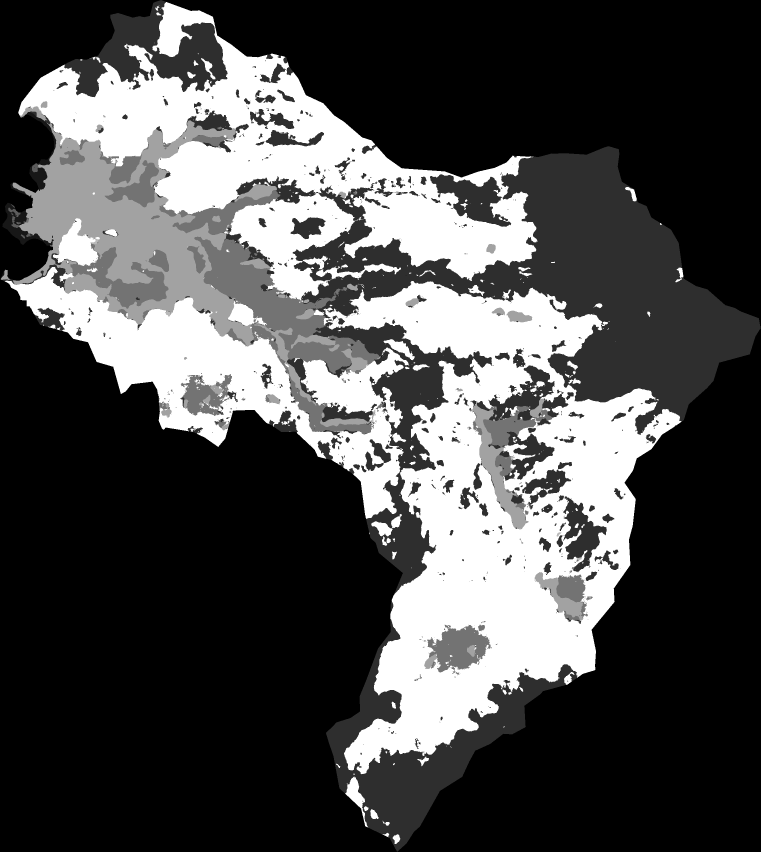
#> input picture data/2017.png, 2282 x 2556 px (shown at 1/3 size); its folder holds only this picture in this run
$ python build_optics.py --mask ../../data/2017.png
#> lines starting #> are read from the running program, lines starting #| are printed output that depends on the picture; after the words box and inside, x2 and y2 are one past the last pixel; in counts of white or black regions, pixels touching at a corner belong together
"""Rebuild two co-registered Rontu natural-colour views using anonymous HTTPS.

Dependencies: NumPy, requests, rasterio, Pillow. The HTTP code reads whole small
SCL masks and downloads only native TIFF tiles needed for the RGB area.
GDAL opens local files only. STAC scene item identifiers are retained in output.
"""

from concurrent.futures import ThreadPoolExecutor
from pathlib import Path
import argparse
import hashlib
import json
import struct
import math
import time
from urllib.parse import urlparse

import requests
import numpy as np
import rasterio
from rasterio.windows import Window
from PIL import Image

HERE = Path(__file__).resolve().parent
CACHE = HERE / "cache"
OUT = HERE / "data"
WEST, SOUTH, EAST, NORTH = 688190, 9045770, 711010, 9071330
WIDTH, HEIGHT = (EAST - WEST) // 10, (NORTH - SOUTH) // 10
XS = WEST + 5 + np.arange(WIDTH) * 10
YS = NORTH - 5 - np.arange(HEIGHT) * 10
VALID_CLEAR = [4, 5, 6]
SCL_BAD = [3, 8, 9, 10]
HOSTS = {
    "sentinel-cogs.s3.us-west-2.amazonaws.com",
    "e84-earth-search-sentinel-data.s3.us-west-2.amazonaws.com",
}


# [141 lines left out: functions get, ranged, tags, local_tci, get_window, assemble and 1 more, not called in this run]


# These dates have 0.14% and 3.11% cloud/cirrus/cloud-shadow pixels inside the local mask.
SCENES = (
    (
        "2017-09-17",
        "sentinel-2-l2a",
        ("S2A_50LPR_20170917_0_L2A", "S2A_50LQR_20170917_0_L2A"),
    ),
    (
        "2025-08-31",
        "sentinel-2-c1-l2a",
        ("S2B_T50LPR_20250831T022436_L2A", "S2B_T50LQR_20250831T022436_L2A"),
    ),
)


def item(collection, item_id):
    cached = CACHE / (item_id + ".json")
    if not cached.exists():
        url = f"https://earth-search.aws.element84.com/v1/collections/{collection}/items/{item_id}"
        response = requests.get(url, timeout=(15, 60))
        response.raise_for_status()
        cached.write_text(json.dumps(response.json()), encoding="utf-8")
    with cached.open(encoding="utf-8") as fp:
        record = json.load(fp)
    if record["id"] != item_id:
        raise ValueError("Unexpected catalog item")
    return record


def main():
    global CACHE, OUT
    parser = argparse.ArgumentParser(description=__doc__)
    parser.add_argument(
        "--mask",
        required=True,
        type=Path,
        help="PNG of the working area on the 2282 x 2556 grid; nonzero pixels are inside.",
    )
    parser.add_argument("--output", type=Path, default=OUT)
    parser.add_argument("--cache", type=Path, default=CACHE)
    args = parser.parse_args()
    CACHE, OUT = args.cache, args.output
    CACHE.mkdir(parents=True, exist_ok=True)
    OUT.mkdir(parents=True, exist_ok=True)
    mask = np.asarray(Image.open(args.mask)) > 0
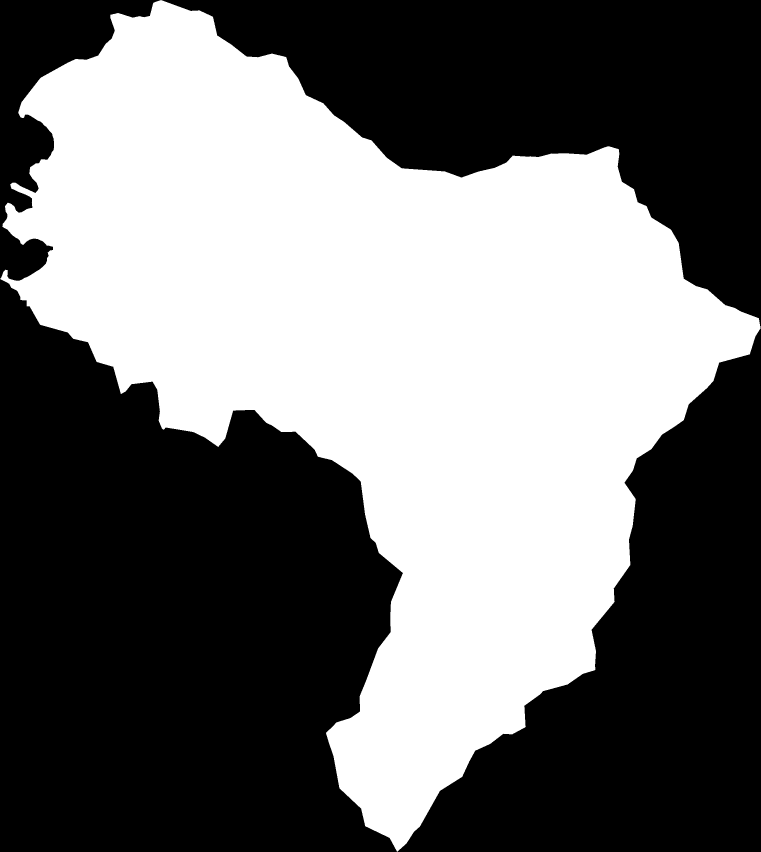
#> mask: shape (2556, 2282) bool (shown at 1/3 size); 44.4% white; 1 white region, box (x1, y1, x2, y2) and area: (1, 0, 2282, 2555) 2587408
    if mask.shape != (HEIGHT, WIDTH) or not np.any(mask):
        raise ValueError(
            "Mask must be a single-channel 2282 x 2556 raster with nonzero values."
        )
    data = {
        "crs": "EPSG:32750",
        "bounds": [WEST, SOUTH, EAST, NORTH],
        "pixelSizeM": 10,
        "width": WIDTH,
        "height": HEIGHT,
        "method": "Mosaik dua tile pada lintasan yang sama. Komposit warna alami bawaan Sentinel-2 Level-2A (kanal B4, B3, B2). Jendela piksel 10 m dipotong pada grid UTM 50S dan dikompresi menjadi JPEG. Awan dipertahankan. Mutu dinilai di dalam batas kerja Rontu memakai SCL 20 m. Kelas 4/5/6 menyatakan vegetasi/tanah/air. Kelas 3/8/9/10 menyatakan bayangan awan atau awan/sirus. Kelas lainnya masuk kategori lain/tanpa data.",
        "attribution": "Contains modified Copernicus Sentinel data (2017 and 2025). Distributed via Element 84 Earth Search.",
        "terms": "https://dataspace.copernicus.eu/terms-and-conditions",
        "scenes": [],
    }
    for key, (day, collection, item_ids) in zip(("before", "after"), SCENES):
        items = [item(collection, item_id) for item_id in item_ids]
        quality = metrics(items, mask)
        arr = assemble(items, "visual")
        image = Image.fromarray(arr.transpose(1, 2, 0))
        dest = OUT / (key + ".jpg")
        for q in (83, 78, 73, 68, 60):
            image.save(dest, quality=q, subsampling=2, optimize=True)
            if dest.stat().st_size < 1000000:
                break
        sources = [
            {
                "id": f["id"],
                "datetimeUtc": f["properties"]["datetime"],
                "url": next(x["href"] for x in f["links"] if x["rel"] == "self"),
                "rgb": f["assets"]["visual"]["href"],
                "scl": f["assets"]["scl"]["href"],
            }
            for f in items
        ]
        data["scenes"].append(
            dict(
                date=day,
                file=dest.name,
                quality=quality,
                items=sources,
                bytes=dest.stat().st_size,
                sha256=hashlib.sha256(dest.read_bytes()).hexdigest(),
            )
        )
        print(key, day, dest.stat().st_size, flush=True)
    (OUT / "optics.json").write_text(
        json.dumps(data, indent=2) + "\n", encoding="utf-8"
    )


if __name__ == "__main__":
    main()
#> (the call stopped at in item, `response = requests.get(url, timeout=(15, 60))`: the network is not available in this run)
